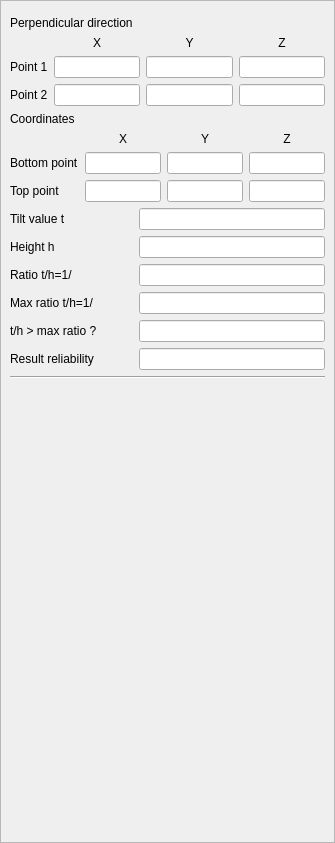
<?xml version="1.0" encoding="UTF-8"?>
<ui version="4.0">
 <class>property_ColumnTiltMeasure</class>
 <widget class="QWidget" name="property_ColumnTiltMeasure">
  <property name="geometry">
   <rect>
    <x>0</x>
    <y>0</y>
    <width>335</width>
    <height>843</height>
   </rect>
  </property>
  <property name="sizePolicy">
   <sizepolicy hsizetype="Preferred" vsizetype="Preferred">
    <horstretch>0</horstretch>
    <verstretch>0</verstretch>
   </sizepolicy>
  </property>
  <property name="maximumSize">
   <size>
    <width>600</width>
    <height>16777215</height>
   </size>
  </property>
  <property name="windowTitle">
   <string>Column tilt properties</string>
  </property>
  <layout class="QGridLayout" name="gridLayout_4">
   <property name="leftMargin">
    <number>0</number>
   </property>
   <property name="topMargin">
    <number>0</number>
   </property>
   <property name="rightMargin">
    <number>0</number>
   </property>
   <property name="bottomMargin">
    <number>0</number>
   </property>
   <item row="0" column="0">
    <widget class="QScrollArea" name="scrollArea">
     <property name="widgetResizable">
      <bool>true</bool>
     </property>
     <widget class="QWidget" name="scrollAreaWidgetContents">
      <property name="geometry">
       <rect>
        <x>0</x>
        <y>0</y>
        <width>333</width>
        <height>841</height>
       </rect>
      </property>
      <layout class="QGridLayout" name="gridLayout_3">
       <item row="12" column="0" colspan="4">
        <widget class="GenericPropertiesFeet" name="genericPropsFeetWidget" native="true"/>
       </item>
       <item row="5" column="0">
        <widget class="QLabel" name="label_7">
         <property name="text">
          <string>Tilt value t</string>
         </property>
        </widget>
       </item>
       <item row="13" column="0" colspan="3">
        <spacer name="verticalSpacer">
         <property name="orientation">
          <enum>Qt::Vertical</enum>
         </property>
         <property name="sizeHint" stdset="0">
          <size>
           <width>0</width>
           <height>0</height>
          </size>
         </property>
        </spacer>
       </item>
       <item row="10" column="1" colspan="3">
        <widget class="QLineEdit" name="ResultInfield">
         <property name="enabled">
          <bool>true</bool>
         </property>
         <property name="readOnly">
          <bool>true</bool>
         </property>
        </widget>
       </item>
       <item row="10" column="0">
        <widget class="QLabel" name="label_13">
         <property name="text">
          <string>Result reliability</string>
         </property>
        </widget>
       </item>
       <item row="6" column="0">
        <widget class="QLabel" name="label_8">
         <property name="text">
          <string>Height h</string>
         </property>
        </widget>
       </item>
       <item row="4" column="0" colspan="4">
        <layout class="QGridLayout" name="gridLayout_2">
         <item row="0" column="2">
          <widget class="QLabel" name="YLabel_2">
           <property name="text">
            <string>Y</string>
           </property>
           <property name="alignment">
            <set>Qt::AlignCenter</set>
           </property>
          </widget>
         </item>
         <item row="2" column="2">
          <widget class="QDoubleEdit" name="TPYInfield">
           <property name="enabled">
            <bool>true</bool>
           </property>
           <property name="readOnly">
            <bool>true</bool>
           </property>
          </widget>
         </item>
         <item row="1" column="0">
          <widget class="QLabel" name="PointCoordLabel_2">
           <property name="text">
            <string>Bottom point</string>
           </property>
          </widget>
         </item>
         <item row="0" column="3">
          <widget class="QLabel" name="ZLabel_2">
           <property name="text">
            <string>Z</string>
           </property>
           <property name="alignment">
            <set>Qt::AlignCenter</set>
           </property>
          </widget>
         </item>
         <item row="1" column="3">
          <widget class="QDoubleEdit" name="BPZInfield">
           <property name="enabled">
            <bool>true</bool>
           </property>
           <property name="readOnly">
            <bool>true</bool>
           </property>
          </widget>
         </item>
         <item row="1" column="1">
          <widget class="QDoubleEdit" name="BPXInfield">
           <property name="enabled">
            <bool>true</bool>
           </property>
           <property name="readOnly">
            <bool>true</bool>
           </property>
          </widget>
         </item>
         <item row="0" column="1">
          <widget class="QLabel" name="XLabel_2">
           <property name="text">
            <string>X</string>
           </property>
           <property name="alignment">
            <set>Qt::AlignCenter</set>
           </property>
          </widget>
         </item>
         <item row="2" column="0">
          <widget class="QLabel" name="PointOnPlaneLabel_2">
           <property name="text">
            <string>Top point</string>
           </property>
          </widget>
         </item>
         <item row="2" column="3">
          <widget class="QDoubleEdit" name="TPZInfield">
           <property name="enabled">
            <bool>true</bool>
           </property>
           <property name="readOnly">
            <bool>true</bool>
           </property>
          </widget>
         </item>
         <item row="1" column="2">
          <widget class="QDoubleEdit" name="BPYInfield">
           <property name="enabled">
            <bool>true</bool>
           </property>
           <property name="readOnly">
            <bool>true</bool>
           </property>
          </widget>
         </item>
         <item row="2" column="1">
          <widget class="QDoubleEdit" name="TPXInfield">
           <property name="enabled">
            <bool>true</bool>
           </property>
           <property name="readOnly">
            <bool>true</bool>
           </property>
          </widget>
         </item>
        </layout>
       </item>
       <item row="0" column="0" colspan="4">
        <widget class="GenericPropertiesHead" name="genericPropsHeadWidget" native="true"/>
       </item>
       <item row="3" column="0">
        <widget class="QLabel" name="ValuesLabel_2">
         <property name="sizePolicy">
          <sizepolicy hsizetype="Maximum" vsizetype="Preferred">
           <horstretch>0</horstretch>
           <verstretch>0</verstretch>
          </sizepolicy>
         </property>
         <property name="text">
          <string>Coordinates</string>
         </property>
        </widget>
       </item>
       <item row="9" column="0">
        <widget class="QLabel" name="label_12">
         <property name="text">
          <string>t/h &gt; max ratio ?</string>
         </property>
        </widget>
       </item>
       <item row="8" column="0">
        <widget class="QLabel" name="label_10">
         <property name="text">
          <string>Max ratio t/h=1/</string>
         </property>
        </widget>
       </item>
       <item row="5" column="1" colspan="3">
        <widget class="QDoubleEdit" name="TiltValuInfield">
         <property name="enabled">
          <bool>true</bool>
         </property>
         <property name="readOnly">
          <bool>true</bool>
         </property>
        </widget>
       </item>
       <item row="6" column="1" colspan="3">
        <widget class="QDoubleEdit" name="HeightInfield">
         <property name="enabled">
          <bool>true</bool>
         </property>
         <property name="readOnly">
          <bool>true</bool>
         </property>
        </widget>
       </item>
       <item row="7" column="0">
        <widget class="QLabel" name="label_9">
         <property name="text">
          <string>Ratio t/h=1/</string>
         </property>
        </widget>
       </item>
       <item row="11" column="0" colspan="4">
        <widget class="Line" name="line_2">
         <property name="orientation">
          <enum>Qt::Horizontal</enum>
         </property>
        </widget>
       </item>
       <item row="8" column="1" colspan="3">
        <widget class="QDoubleEdit" name="ValueMaxRatioInfield">
         <property name="enabled">
          <bool>true</bool>
         </property>
         <property name="readOnly">
          <bool>true</bool>
         </property>
        </widget>
       </item>
       <item row="2" column="0" colspan="4">
        <layout class="QGridLayout" name="gridLayout">
         <item row="0" column="2">
          <widget class="QLabel" name="YLabel">
           <property name="text">
            <string>Y</string>
           </property>
           <property name="alignment">
            <set>Qt::AlignCenter</set>
           </property>
          </widget>
         </item>
         <item row="2" column="2">
          <widget class="QDoubleEdit" name="Point2YInfield">
           <property name="enabled">
            <bool>true</bool>
           </property>
           <property name="readOnly">
            <bool>true</bool>
           </property>
          </widget>
         </item>
         <item row="1" column="0">
          <widget class="QLabel" name="PointCoordLabel">
           <property name="text">
            <string>Point 1</string>
           </property>
          </widget>
         </item>
         <item row="0" column="3">
          <widget class="QLabel" name="ZLabel">
           <property name="text">
            <string>Z</string>
           </property>
           <property name="alignment">
            <set>Qt::AlignCenter</set>
           </property>
          </widget>
         </item>
         <item row="1" column="3">
          <widget class="QDoubleEdit" name="Point1ZInfield">
           <property name="enabled">
            <bool>true</bool>
           </property>
           <property name="readOnly">
            <bool>true</bool>
           </property>
          </widget>
         </item>
         <item row="1" column="1">
          <widget class="QDoubleEdit" name="Point1XInfield">
           <property name="enabled">
            <bool>true</bool>
           </property>
           <property name="readOnly">
            <bool>true</bool>
           </property>
          </widget>
         </item>
         <item row="0" column="1">
          <widget class="QLabel" name="XLabel">
           <property name="text">
            <string>X</string>
           </property>
           <property name="alignment">
            <set>Qt::AlignCenter</set>
           </property>
          </widget>
         </item>
         <item row="2" column="0">
          <widget class="QLabel" name="PointOnPlaneLabel">
           <property name="text">
            <string>Point 2</string>
           </property>
          </widget>
         </item>
         <item row="2" column="3">
          <widget class="QDoubleEdit" name="Point2ZInfield">
           <property name="enabled">
            <bool>true</bool>
           </property>
           <property name="readOnly">
            <bool>true</bool>
           </property>
          </widget>
         </item>
         <item row="1" column="2">
          <widget class="QDoubleEdit" name="Point1YInfield">
           <property name="enabled">
            <bool>true</bool>
           </property>
           <property name="readOnly">
            <bool>true</bool>
           </property>
          </widget>
         </item>
         <item row="2" column="1">
          <widget class="QDoubleEdit" name="Point2XInfield">
           <property name="enabled">
            <bool>true</bool>
           </property>
           <property name="readOnly">
            <bool>true</bool>
           </property>
          </widget>
         </item>
        </layout>
       </item>
       <item row="9" column="1" colspan="3">
        <widget class="QLineEdit" name="OverRatioInfield">
         <property name="enabled">
          <bool>true</bool>
         </property>
         <property name="readOnly">
          <bool>true</bool>
         </property>
        </widget>
       </item>
       <item row="1" column="0">
        <widget class="QLabel" name="ValuesLabel">
         <property name="sizePolicy">
          <sizepolicy hsizetype="Maximum" vsizetype="Preferred">
           <horstretch>0</horstretch>
           <verstretch>0</verstretch>
          </sizepolicy>
         </property>
         <property name="text">
          <string>Perpendicular direction</string>
         </property>
        </widget>
       </item>
       <item row="7" column="1" colspan="3">
        <widget class="QDoubleEdit" name="RatioInfield">
         <property name="enabled">
          <bool>true</bool>
         </property>
         <property name="readOnly">
          <bool>true</bool>
         </property>
        </widget>
       </item>
      </layout>
     </widget>
    </widget>
   </item>
  </layout>
 </widget>
 <customwidgets>
  <customwidget>
   <class>GenericPropertiesHead</class>
   <extends>QWidget</extends>
   <header location="global">GenericPropertiesHead.h</header>
   <container>1</container>
  </customwidget>
  <customwidget>
   <class>GenericPropertiesFeet</class>
   <extends>QWidget</extends>
   <header>GenericPropertiesFeet.h</header>
   <container>1</container>
  </customwidget>
  <customwidget>
   <class>QDoubleEdit</class>
   <extends>QLineEdit</extends>
   <header>qdoubleedit.h</header>
  </customwidget>
 </customwidgets>
 <tabstops>
  <tabstop>Point1XInfield</tabstop>
  <tabstop>Point1YInfield</tabstop>
  <tabstop>Point1ZInfield</tabstop>
  <tabstop>Point2XInfield</tabstop>
  <tabstop>Point2YInfield</tabstop>
  <tabstop>Point2ZInfield</tabstop>
  <tabstop>BPXInfield</tabstop>
  <tabstop>BPYInfield</tabstop>
  <tabstop>BPZInfield</tabstop>
  <tabstop>TPXInfield</tabstop>
  <tabstop>TPYInfield</tabstop>
  <tabstop>TPZInfield</tabstop>
  <tabstop>TiltValuInfield</tabstop>
  <tabstop>HeightInfield</tabstop>
  <tabstop>RatioInfield</tabstop>
  <tabstop>ValueMaxRatioInfield</tabstop>
  <tabstop>OverRatioInfield</tabstop>
  <tabstop>ResultInfield</tabstop>
 </tabstops>
 <resources>
  <include location="../../../openscantools.qrc"/>
 </resources>
 <connections/>
</ui>
